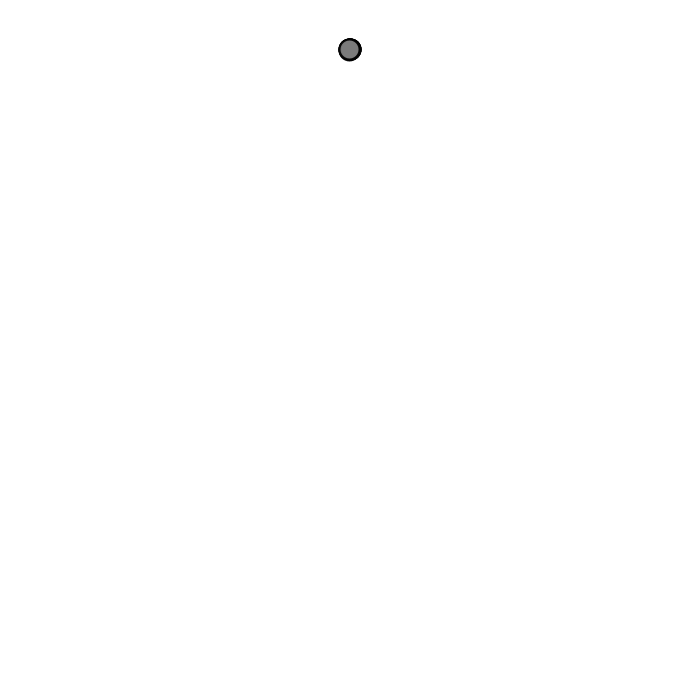
Frame 1 (no input)
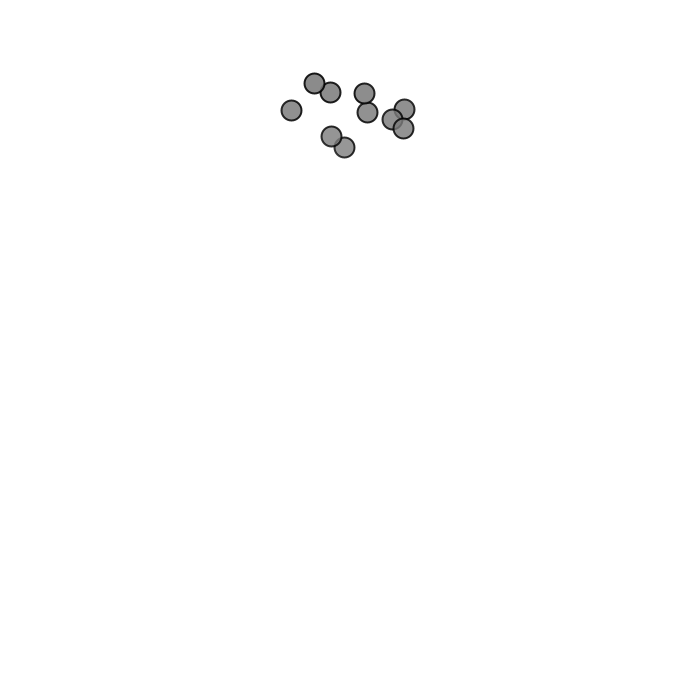
Frame 60 (the mouse pressed at the canvas centre just before this capture)
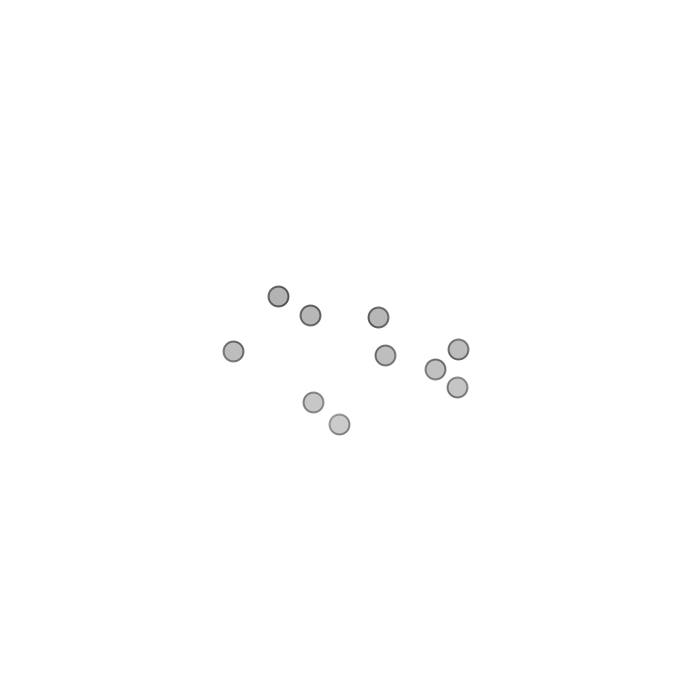
Frame 120 (the mouse held since frame 60 and released just before this capture)

The Processing sketch that drew these frames (run headless with seeded random() and noise(); from frame 60 on, the mouse is pressed at the canvas centre):

// Processing sketch: particleSystems03
// ── particleSystems03.pde
PVector startLoc;
ArrayList<Particle> a;

void setup() {
  size(700, 700);
  startLoc = new PVector(width/2, 50);
  a = new ArrayList<Particle>();
  for (int i = 0; i < 10; i++) {
    a.add(new Particle(startLoc));
  }
}

void draw() {
  background(255);

  for (int i = 0; i < 10; i++) {
    a.get(i).update();
    a.get(i).display();
  }
  //p.update();
  //p.display();

  //if (p.isDead()) {
  //  background(255,0,0);
  //}
}

// ── Particle.pde
// mover object
class Particle {
  PVector pos, vel, acc;
  float rad;
  
  float lifeSpan = 255;
  
  Particle(PVector start) {
    acc = new PVector(0, 0.05);
    vel = new PVector(random(-1, 1), random(-1, 1));
    pos = start.copy();
    rad = 10;
  }
  
  void update() {
    vel.add(acc);
    pos.add(vel);
    
    lifeSpan = 255 * (1 - pos.y/height); 
  }
  
  //boolean isDead() {
  //  return lifeSpan <= 1;
  //}
  
  void display() {
    fill(123, lifeSpan);
    stroke(0, lifeSpan);
    strokeWeight(2);
    ellipseMode(RADIUS);
    ellipse(pos.x, pos.y, rad, rad);
  }
}
